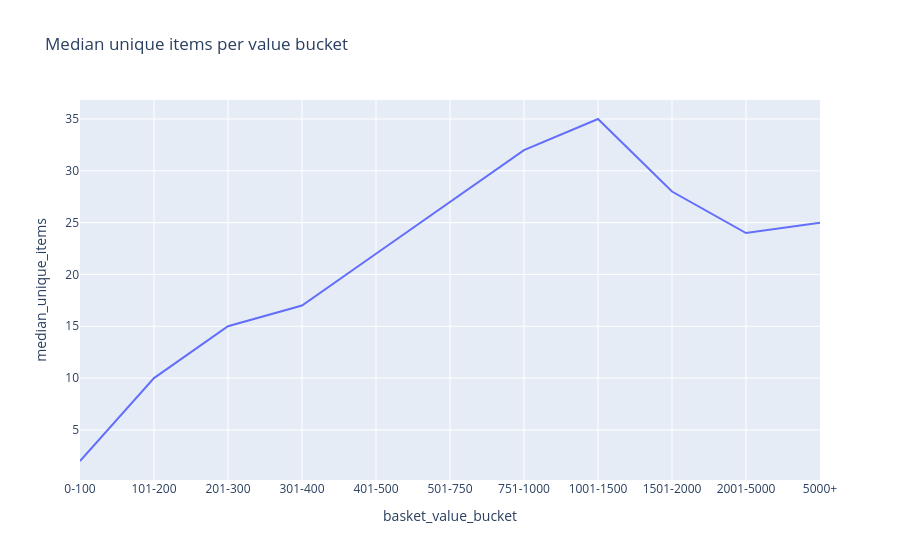

This figure's notebook cell:
### Code cell
# Unique items tipping point
tipping_pt_fig = px.line(
    df_basket_items_by_bucket,
    x='basket_value_bucket',
    y='median_unique_items',
    title='Median unique items per value bucket'
)
tipping_pt_fig.write_html(
    "../HTML/med_uitem.html",
    include_plotlyjs='cdn'
)
tipping_pt_fig.show()

### Figure 1 — Plotly figure (JSON) as saved in the notebook; plotly's stock layout.template omitted (floating-point values rounded to 4 significant figures)
{"data": [{"hovertemplate": "basket_value_bucket=%{x}<br>median_unique_items=%{y}<extra></extra>", "legendgroup": "", "line": {"color": "#636efa", "dash": "solid"}, "marker": {"symbol": "circle"}, "mode": "lines", "name": "", "orientation": "v", "showlegend": false, "type": "scatter", "x": ["0-100", "101-200", "201-300", "301-400", "401-500", "501-750", "751-1000", "1001-1500", "1501-2000", "2001-5000", "5000+"], "xaxis": "x", "y": [2.0, 10.0, 15.0, 17.0, 22.0, 27.0, 32.0, 35.0, 28.0, 24.0, 25.0], "yaxis": "y"}], "layout": {"legend": {"tracegroupgap": 0}, "title": {"text": "Median unique items per value bucket"}, "xaxis": {"anchor": "y", "domain": [0, 1], "title": {"text": "basket_value_bucket"}}, "yaxis": {"anchor": "x", "domain": [0, 1], "title": {"text": "median_unique_items"}}}}
